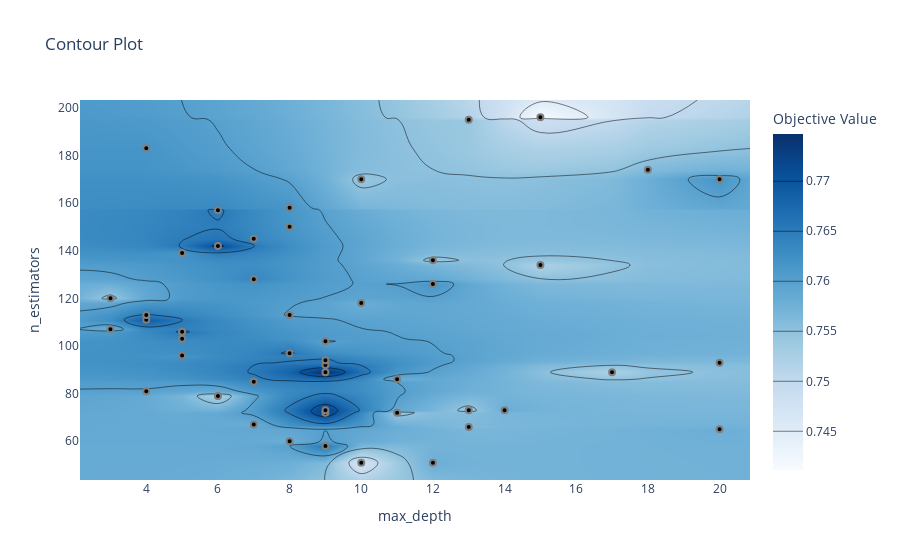

Source (notebook cell):
### Code cell
# 4. Contour plot
plot_contour(study).show()

### Figure 1 — Plotly figure (JSON) as saved in the notebook; plotly's stock layout.template omitted (floating-point values rounded to 4 significant figures; data arrays with more than 128 entries replaced by an {"elided": "..."} marker saying what was removed)
{"data": [{"colorbar": {"title": {"text": "Objective Value"}}, "colorscale": [[0, "rgb(247,251,255)"], [0.125, "rgb(222,235,247)"], [0.25, "rgb(198,219,239)"], [0.375, "rgb(158,202,225)"], [0.5, "rgb(107,174,214)"], [0.625, "rgb(66,146,198)"], [0.75, "rgb(33,113,181)"], [0.875, "rgb(8,81,156)"], [1, "rgb(8,48,107)"]], "connectgaps": true, "contours": {"coloring": "heatmap"}, "hoverinfo": "none", "line": {"smoothing": 1.3}, "reversescale": false, "type": "contour", "x": [2.15, 3, 4, 5, 6, 7, 8, 9, 10, 11, 12, 13, 14, 15, 17, 18, 20, 20.85], "y": [43.75, 51, 58, 60, 65, 66, 67, 72, 73, 79, 81, 85, 86, 89, 92, 93, 94, 96, 97, 102, 103, 106, 107, 111, 113, 118, 120, 126, 128, 134, 136, 139, 142, 145, 150, 157, 158, 170, 174, 183, 195, 196, 203.2], "z": {"elided": "43x18 float values"}}, {"marker": {"color": "black", "line": {"color": "Gray", "width": 2}}, "mode": "markers", "name": "Feasible Trial", "showlegend": false, "type": "scatter", "x": [13, 20, 15, 9, 20, 12, 8, 18, 20, 13, 5, 8, 8, 3, 17, 10, 10, 15, 5, 5, 6, 3, 5, 6, 7, 10, 4, 9, 6, 7, 12, 5, 4, 4, 6, 7, 4, 9, 11, 9, 9, 9, 11, 13, 8, 9, 7, 14, 8, 12], "y": [195, 65, 196, 92, 170, 136, 113, 174, 93, 66, 96, 150, 158, 120, 89, 170, 51, 134, 103, 106, 79, 107, 106, 79, 128, 118, 81, 102, 142, 145, 126, 139, 111, 113, 157, 67, 183, 89, 86, 58, 72, 73, 72, 73, 60, 94, 85, 73, 97, 51]}, {"marker": {"color": "#cccccc", "line": {"color": "Gray", "width": 2}}, "mode": "markers", "name": "Infeasible Trial", "showlegend": false, "type": "scatter", "x": [], "y": []}], "layout": {"title": {"text": "Contour Plot"}, "xaxis": {"range": [2.15, 20.85], "title": {"text": "max_depth"}}, "yaxis": {"range": [43.75, 203.2], "title": {"text": "n_estimators"}}}}
